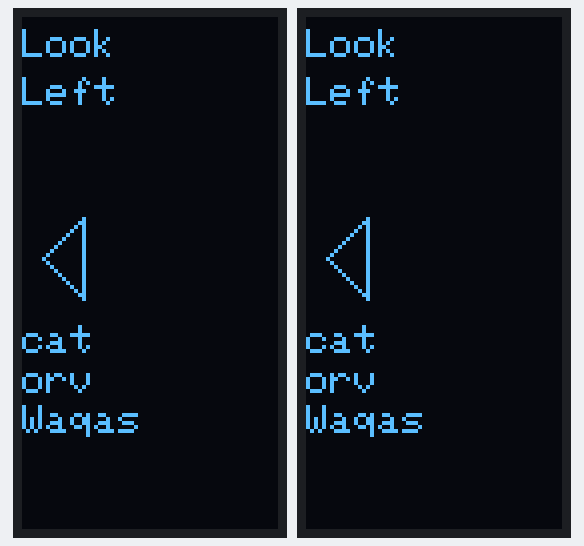
Recording of a sketch running on a simulated Arduino Uno, built with avr-gcc and run on an emulated ATmega328P. Parts: 2 × 64×128 one-colour display. The display library's start-up logo is not drawn.

Above: at 3.01 s.

The sketch:

AR.ino
```cpp
#include <SPI.h>
#include <Wire.h>
#include <Adafruit_GFX.h>
#include <Adafruit_SSD1306.h>

#define SCREEN_WIDTH 128  // OLED display width, in pixels
#define SCREEN_HEIGHT 64  // OLED display height, in pixels
#define COLOR_MODE {SSD1306_BLACK, SSD1306_WHITE}  // COLOR_MODE[0] = Off, COLOR_MODE[1] = On
String outputStrings[] = {"cat", "orv", "Waqas"};
int stringNums = 3; // len(outputStrings)

// Declaration for SSD1306 display connected using SPI (hardware SPI)
#define OLED1_MOSI 3
#define OLED1_CLK 2
#define OLED1_DC 15
#define OLED1_CS 13
#define OLED1_RESET 14
Adafruit_SSD1306 display1(SCREEN_WIDTH, SCREEN_HEIGHT, OLED1_MOSI, OLED1_CLK, OLED1_DC, OLED1_RESET, OLED1_CS);

#define OLED2_MOSI 3
#define OLED2_CLK 2
#define OLED2_DC 7
#define OLED2_CS 5
#define OLED2_RESET 6
Adafruit_SSD1306 display2(SCREEN_WIDTH, SCREEN_HEIGHT, OLED2_MOSI, OLED2_CLK, OLED2_DC, OLED2_RESET, OLED2_CS);

// #define USBSERIAL Serial
#define BUF_LENGTH 128  /* Buffer for the incoming command. */
static bool do_echo = false;

void setup() {
  Serial.begin(9600);

  if (!display1.begin(SSD1306_SWITCHCAPVCC, OLED1_CS)) {
    Serial.println(F("SSD1306 allocation failed (1)"));
    for (;;)
      ;
  }

  if (!display2.begin(SSD1306_SWITCHCAPVCC, OLED2_CS)) {
    Serial.println(F("SSD1306 allocation failed (2)"));
    for (;;)
      ;
  }

  display1.setRotation(3);
  display2.setRotation(3);

  display1.display();
  display2.display();
  delay(2000);

  display1.clearDisplay();
  display2.clearDisplay();

  display1.setTextSize(1);
  display1.setTextColor(SSD1306_WHITE);
  display1.setCursor(0, 3);
  display1.print("Look");
  display1.setTextSize(1);
  display1.setTextColor(SSD1306_WHITE);
  display1.setCursor(0, 15);
  display1.print("Left");

  display2.setTextSize(1);
  display2.setTextColor(SSD1306_WHITE);
  display2.setCursor(0, 3);
  display2.print("Look");
  display2.setTextSize(1);
  display2.setTextColor(SSD1306_WHITE);
  display2.setCursor(0, 15);
  display2.print("Left");

  blinkDisplay(true);

  display1.display();
  display2.display();
}

void loop() {
  static unsigned long lastFlash = 0;
  unsigned long currentMillis = millis();

  if (currentMillis - lastFlash >= 500) {
    lastFlash = currentMillis;
    static bool arrowVisible = true;
    arrowVisible = !arrowVisible;

    blinkDisplay(arrowVisible);
  }

  if (Serial.available()){
    static char buffer[BUF_LENGTH];
    static int length = 0;

    int data = Serial.read();
    if (data == '\b' || data == '\177') {  // BS and DEL
        if (length) {
            length--;
        }
    }
    else if (data == '\r') {
        if (do_echo) Serial.write("\r\n");    // output CRLF
        buffer[length] = '\0';
        if (length) exec(buffer);
        length = 0;
    }
    else if (length < BUF_LENGTH - 1) {
        buffer[length++] = data;
        if (do_echo) Serial.write(data);
    }
  }
}

void blinkDisplay(bool visible) {
  uint16_t color = visible ? SSD1306_WHITE : SSD1306_BLACK;

  for (int i = 0; i < stringNums; i++) {
    display1.setTextSize(1);
    display1.setTextColor(color);
    display1.setCursor(0, 77 + (i * 10));
    display1.print(outputStrings[i]);

    display2.setTextSize(1);
    display2.setTextColor(color);
    display2.setCursor(0, 77 + (i * 10));
    display2.print(outputStrings[i]);
  }

  display1.drawLine(5, 60, 15, 50, color);
  display1.drawLine(5, 60, 15, 70, color);
  display1.drawLine(15, 50, 15, 70, color);
  display1.display();

  display2.drawLine(5, 60, 15, 50, color);
  display2.drawLine(5, 60, 15, 70, color);
  display2.drawLine(15, 50, 15, 70, color);
  display2.display();
}

static void exec(char *cmdline) {
  char *command = strsep(&cmdline, " ");

  if (strcmp_P(command, PSTR("help")) == 0) {
    Serial.print("display <index between 0 ~ ");
    Serial.print(stringNums-1);
    Serial.println(F(
      "> <word to display>: display()\r\n"
      ""));
  } else if (strcmp_P(command, PSTR("display")) == 0) {
    int ind = atoi(strsep(&cmdline, " "));
      if ((ind < 0) || (ind >= stringNums)){
        ind = 0;
      }
      String word = cmdline;
      display1.setTextSize(1);
      display1.setTextColor(SSD1306_BLACK);
      display1.setCursor(0, 77 + (ind * 10));
      display1.print(outputStrings[ind]);

      display2.setTextSize(1);
      display2.setTextColor(SSD1306_BLACK);
      display2.setCursor(0, 77 + (ind * 10));
      display2.print(outputStrings[ind]);
      outputStrings[ind] = word;
  } else {
    Serial.print(F("Error: Unknown command: "));
    Serial.println(command);
  }
}
```

Measured:
- what the display in image 0 shows lasts 0.5 s, from 2.8 s to 3.3 s
